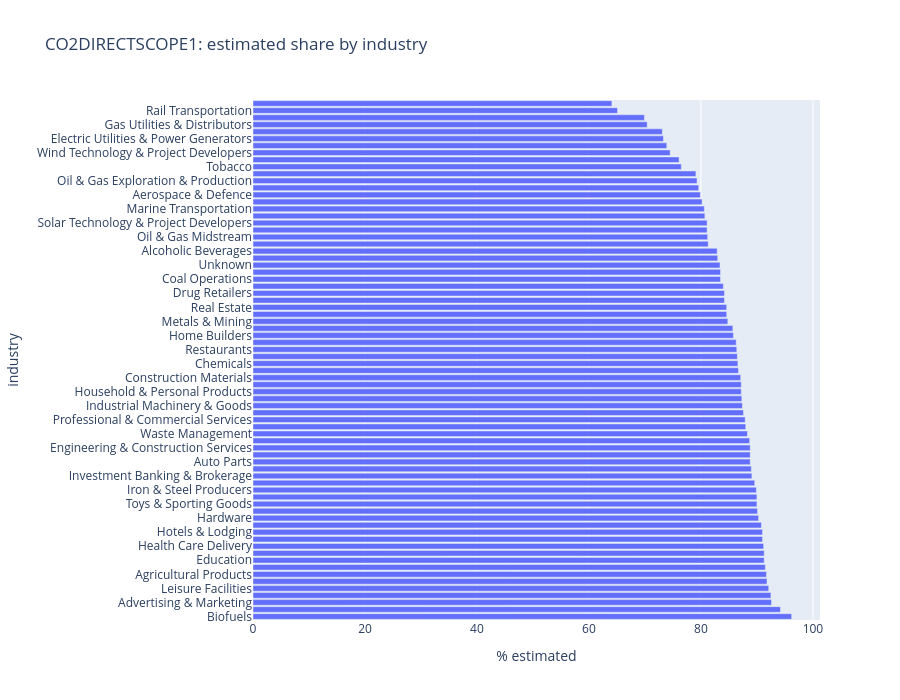

The code cell stored with this chart in its notebook:
### Markdown cell above
## 2. Metric × industry — where a *specific* metric is actually reported

Pillar/industry averages hide metric-level truth. Pick a material metric and see
which industries report it vs have it estimated. Change `KEY` to explore others.

### Code cell
KEY = "CO2DIRECTSCOPE1"   # Scope 1 direct emissions
sub = df[df.metric_name == KEY]
mi = sub.groupby("industry")["est"].agg(estimated_share="mean", n="count")
mi = mi[mi["n"] >= 50].sort_values("estimated_share")
mi["estimated_%"] = (mi["estimated_share"]*100).round(1)

fig = px.bar(mi.reset_index(), x="estimated_%", y="industry", orientation="h",
             title=f"{KEY}: estimated share by industry",
             labels={"estimated_%":"% estimated"})
fig.update_layout(yaxis={"categoryorder":"total descending"}, height=700); fig.show()

### Figure 1 — Plotly figure (JSON) as saved in the notebook; plotly's stock layout.template omitted (floating-point values rounded to 4 significant figures)
{"data": [{"hovertemplate": "% estimated=%{x}<br>industry=%{y}<extra></extra>", "legendgroup": "", "marker": {"color": "#636efa", "pattern": {"shape": ""}}, "name": "", "orientation": "h", "showlegend": false, "textposition": "auto", "type": "bar", "x": [64.1, 65.1, 69.9, 70.4, 73.1, 73.3, 73.9, 74.5, 76.1, 76.5, 79.1, 79.3, 79.6, 79.9, 80.2, 80.6, 80.7, 81.1, 81.1, 81.2, 81.3, 82.9, 83.0, 83.4, 83.5, 83.5, 84.0, 84.2, 84.2, 84.6, 84.6, 84.8, 85.7, 85.8, 86.3, 86.4, 86.5, 86.6, 86.7, 87.1, 87.2, 87.2, 87.3, 87.4, 87.6, 87.9, 88.0, 88.3, 88.7, 88.8, 88.8, 88.8, 89.0, 89.1, 89.6, 89.9, 90.0, 90.0, 90.1, 90.3, 90.8, 91.0, 91.0, 91.2, 91.3, 91.3, 91.5, 91.7, 91.8, 92.1, 92.5, 92.6, 94.2, 96.2], "xaxis": "x", "y": ["Airlines", "Rail Transportation", "Automobiles", "Gas Utilities & Distributors", "Oil & Gas Refining & Marketing", "Electric Utilities & Power Generators", "Telecommunication Services", "Wind Technology & Project Developers", "Casinos & Gaming", "Tobacco", "Pulp & Paper Products", "Oil & Gas Exploration & Production", "Insurance", "Aerospace & Defence", "Electronic Manufacturing Services & Original Design Manufacturing", "Marine Transportation", "Oil & Gas Services", "Commercial Banks", "Solar Technology & Project Developers", "Oil & Gas Midstream", "Water Utilities & Services", "Alcoholic Beverages", "Food Retailers & Distributors", "Unknown", "Coal Operations", "Meat, Poultry & Dairy", "Car Rental & Leasing", "Fuel Cells & Industrial Batteries", "Drug Retailers", "Semiconductors", "Real Estate", "Metals & Mining", "Internet Media & Services", "Home Builders", "Multiline and Specialty Retailers & Distributors", "Restaurants", "E-Commerce", "Chemicals", "Containers & Packaging", "Construction Materials", "Household & Personal Products", "Software & IT Services", "Processed Foods", "Industrial Machinery & Goods", "Non-Alcoholic Beverages", "Professional & Commercial Services", "Electrical & Electronic Equipment", "Waste Management", "Consumer Finance", "Auto Parts", "Appliance Manufacturing", "Engineering & Construction Services", "Air Freight & Logistics", "Investment Banking & Brokerage", "Medical Equipment & Supplies", "Iron & Steel Producers", "Toys & Sporting Goods", "Real Estate Services", "Media & Entertainment", "Hardware", "Asset Management & Custody Activities", "Building Products & Furnishings", "Hotels & Lodging", "Health Care Delivery", "Education", "Biotechnology & Pharmaceuticals", "Health Care Distributors", "Agricultural Products", "Road Transportation", "Leisure Facilities", "Apparel, Accessories & Footwear", "Advertising & Marketing", "Mortgage Finance", "Biofuels"], "yaxis": "y"}], "layout": {"barmode": "relative", "height": 700, "legend": {"tracegroupgap": 0}, "title": {"text": "CO2DIRECTSCOPE1: estimated share by industry"}, "xaxis": {"anchor": "y", "domain": [0.0, 1.0], "title": {"text": "% estimated"}}, "yaxis": {"anchor": "x", "categoryorder": "total descending", "domain": [0.0, 1.0], "title": {"text": "industry"}}}}
